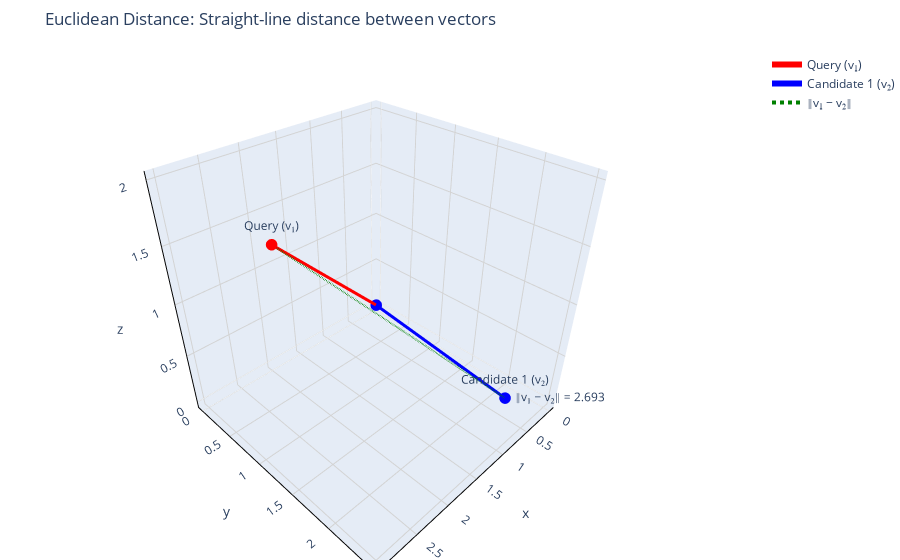

Write notebook code for a chart like this one.
### Markdown cell above
## 1. Euclidean Distance Visualization

### Code cell
# Euclidean Distance: Straight-line distance between vectors
fig = go.Figure(layout=make_layout("Euclidean Distance: Straight-line distance between vectors"))
fig.add_trace(vector_trace(v1, "Query (v₁)", color="red"))
fig.add_trace(vector_trace(v2, "Candidate 1 (v₂)", color="blue"))
fig.add_trace(tip_to_tip_trace(v1, v2, dash="dot", color="green", name="‖v₁ − v₂‖"))
fig.update_layout(margin=dict(l=0, r=0, t=50, b=0))
fig.show()

### Figure 1 — Plotly figure (JSON) as saved in the notebook; plotly's stock layout.template omitted (floating-point values rounded to 4 significant figures)
{"data": [{"line": {"color": "red", "width": 6}, "marker": {"color": "red", "size": 4}, "mode": "lines+markers+text", "name": "Query (v₁)", "opacity": 1, "text": [null, "Query (v₁)"], "textposition": "top center", "type": "scatter3d", "x": [0, 3], "y": [0, 1.5], "z": [0, 2]}, {"line": {"color": "blue", "width": 6}, "marker": {"color": "blue", "size": 4}, "mode": "lines+markers+text", "name": "Candidate 1 (v₂)", "opacity": 1, "text": [null, "Candidate 1 (v₂)"], "textposition": "top center", "type": "scatter3d", "x": [0, 1], "y": [0, 2.5], "z": [0, 0.5]}, {"line": {"color": "green", "dash": "dot", "width": 4}, "mode": "lines+text", "name": "‖v₁ − v₂‖", "opacity": 1, "text": [null, "‖v₁ − v₂‖ = 2.693"], "textposition": "middle right", "type": "scatter3d", "x": [3, 1], "y": [1.5, 2.5], "z": [2, 0.5]}], "layout": {"margin": {"b": 0, "l": 0, "r": 0, "t": 50}, "paper_bgcolor": "white", "plot_bgcolor": "white", "scene": {"aspectmode": "cube", "xaxis": {"gridcolor": "lightgray", "linecolor": "black", "linewidth": 2, "title": {"text": "x"}}, "yaxis": {"gridcolor": "lightgray", "linecolor": "black", "linewidth": 2, "title": {"text": "y"}}, "zaxis": {"gridcolor": "lightgray", "linecolor": "black", "linewidth": 2, "title": {"text": "z"}}}, "showlegend": true, "title": {"text": "Euclidean Distance: Straight-line distance between vectors"}}}
